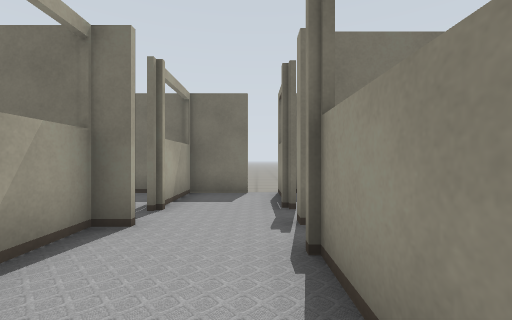
[1] (above)

24 first-person views from a walk through a Gazebo world. The camera is 0.94 m above the floor, looks level and sees 90° across. Floor lines are 1 m apart. The floor is counted in squares, 1 m on a side. Each view is taken from the middle of a square. On the plan, view 1 faces up. The plan holds only what a view shows up to about 10 squares ahead; the rest is blank. The place goes on beyond the plan. Robots are left out. Simple patterns stand in for the simulator's built-in surfaces.

[2]
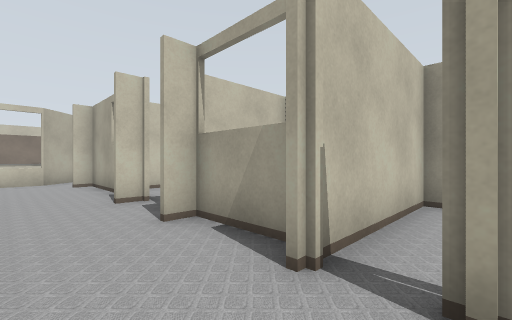

[3]
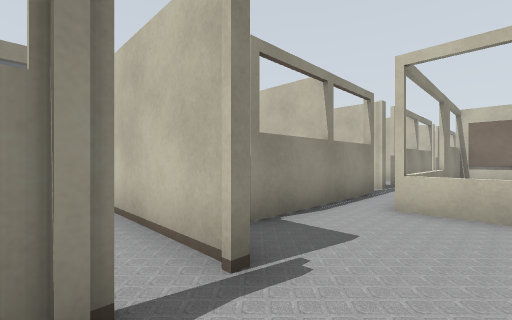

[4]
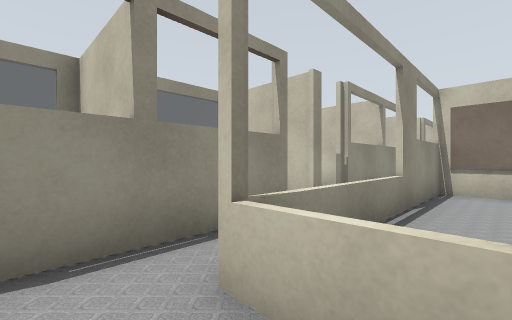

[5]
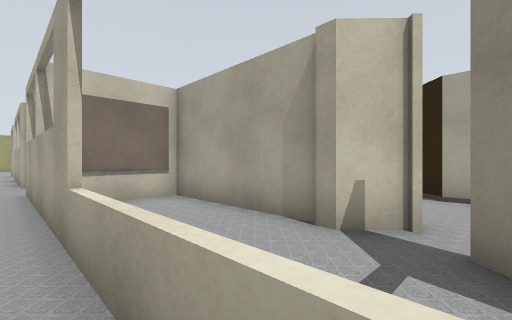

[6]
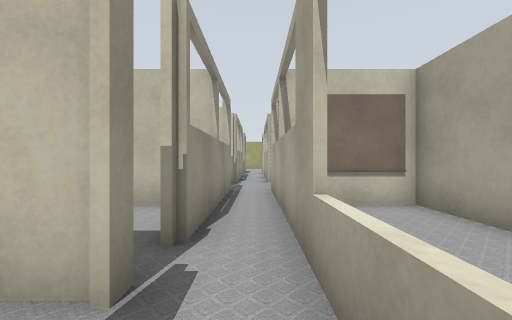

[7]
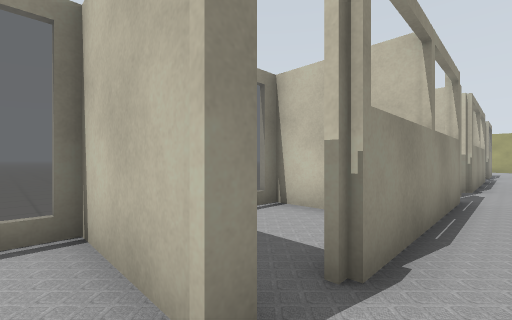

[8]
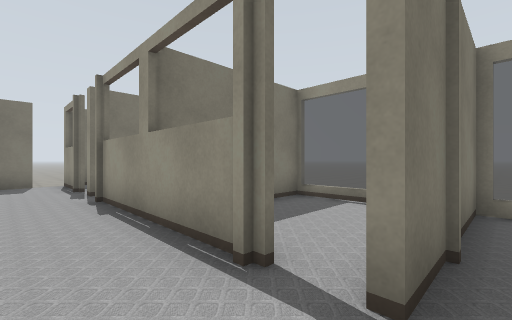

[9]
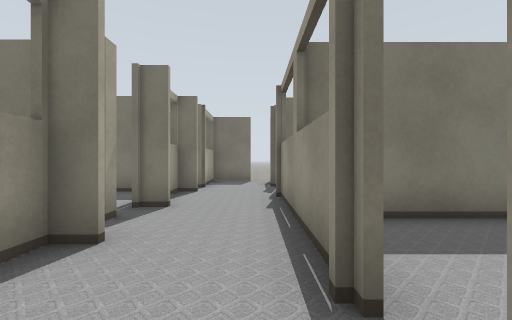

[10]
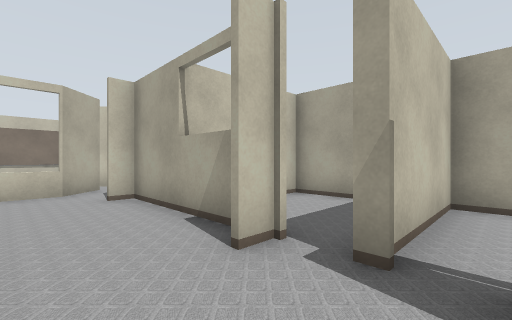

[11]
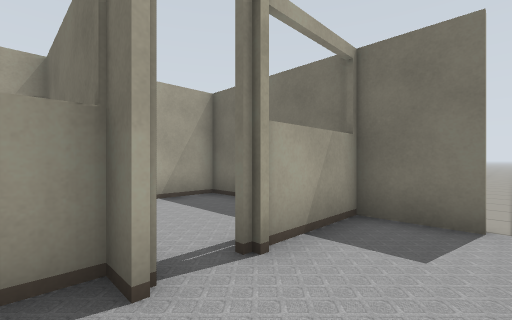

[12]
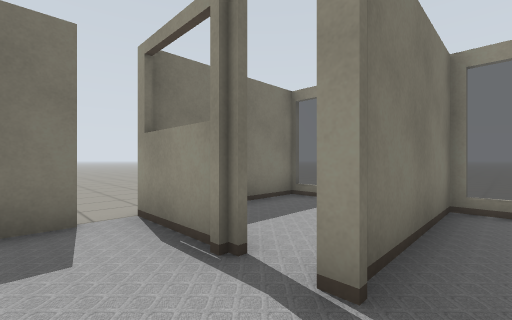

[13]
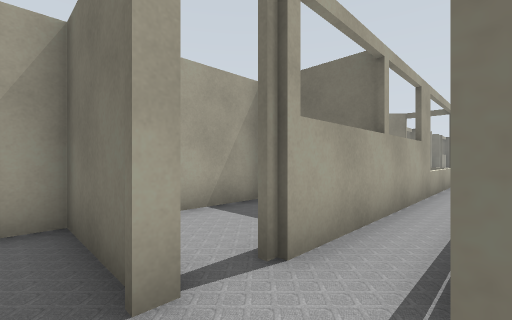

[14]
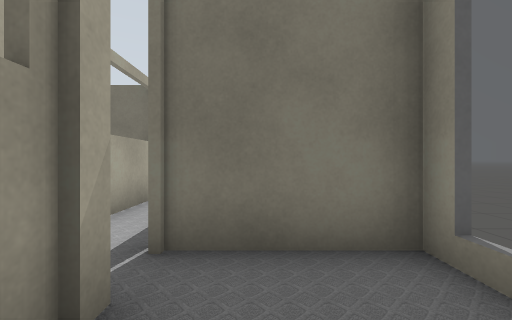

[15]
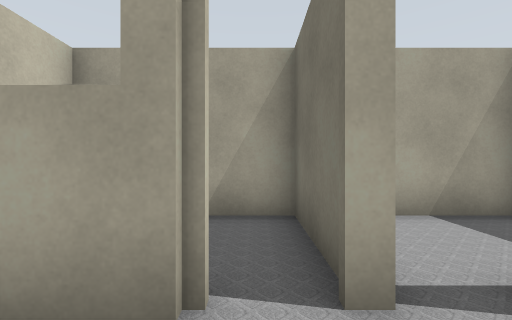

[16]
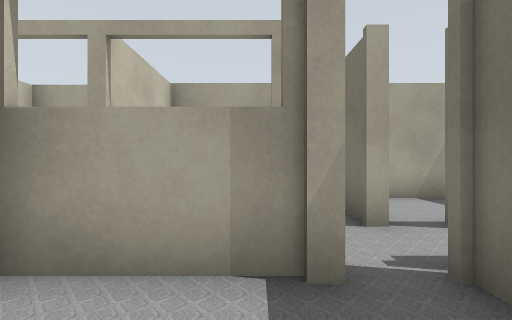

[17]
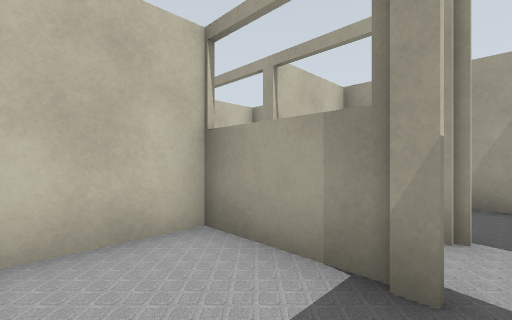

[18]
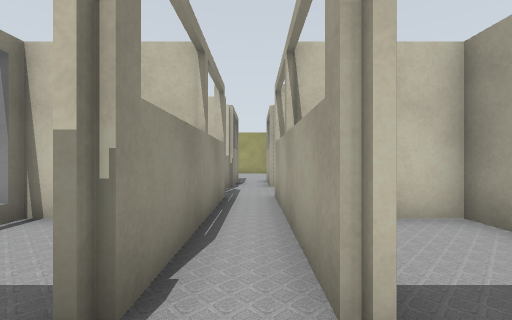

[19]
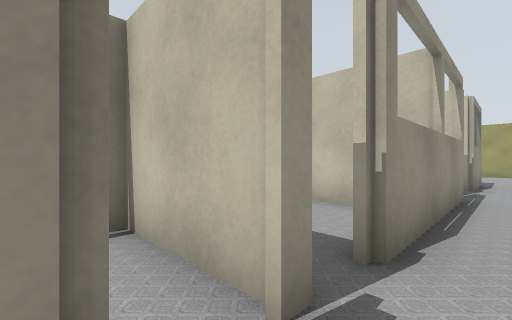

[20]
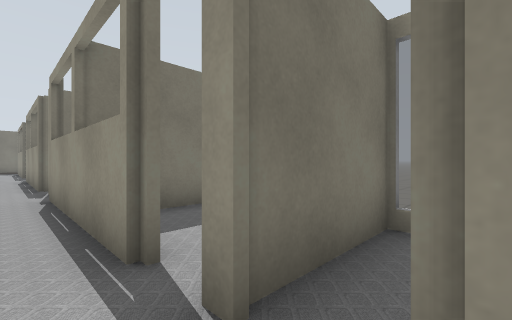

[21]
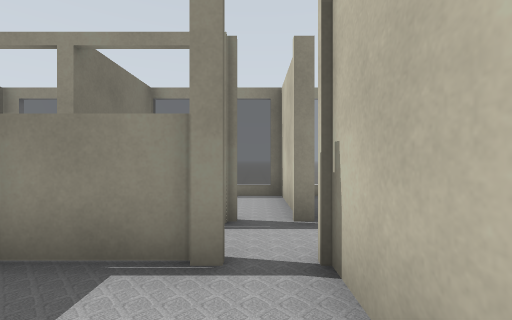

[22]
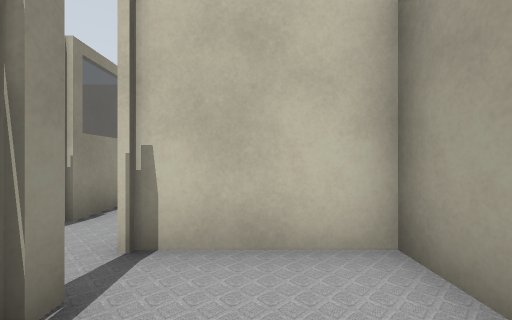

[23]
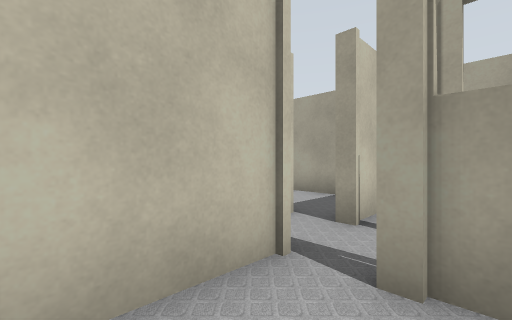

[24]
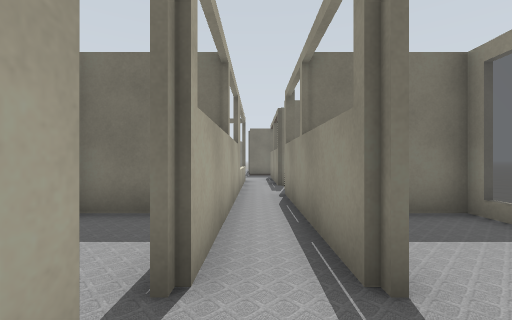

### Floor plan
Key: @ floor where view 1 was taken; # wall or solid block; x gap in a wall; . floor; = window, fence, low wall or low ledge.
Columns run from 7 left of view 1 to 5 right of it. Each row starts with its distance up from view 1.
 12        ...
 11        ...
 10        ...
  9        ..
  8        ..
  7  ######x#####
  6  #...#..#..
  5  #...x..x..
  4  #####..####
  3      #..#
  2      #..#
  1 #   ##..#
  0 #   #..@#####
 -1     ##..#...=
 -2      #..#...=
 -3  #   #......
 -4  #   #..#####
 -5      #...#
 -6      #...#
 -7      ##=.####
 -8      ##=.#
 -9 ##   #.=.#
-10 #    #.=....=
-11      #.#.####
-12      #.#.x.
-13      #.#.#.
-14      ###.###
-15      #.#.#.#
-16      #.#.#.
-17      #.x.x.
-18     ####.####
-19     #.......=
-20     #..#.#..
-21      ..#.#..
-22      ###.####
-23       .#.#..
-24        #.#..
-25     #.......=
-26     ####.####
-27        x.x

Where each view was taken, in squares from view 1:
view 1: 0 up, 0 right, facing up
view 2: 5 up, 0 right, facing down-left
view 3: 2 down, 1 left, facing down-right
view 4: 6 down, 1 left, facing down-right
view 5: 8 down, 1 right, facing down-left
view 6: 9 down, 1 right, facing down
view 7: 10 down, 1 right, facing down-right
view 8: 4 down, 1 left, facing up-right
view 9: 4 down, 0 right, facing up
view 10: 1 up, 0 right, facing down-left
view 11: 3 up, 0 right, facing up-left
view 12: 3 up, 1 left, facing up-right
view 13: 19 down, 2 right, facing up-left
view 14: 21 down, 3 right, facing up
view 15: 19 down, 2 right, facing left
view 16: 20 down, 4 right, facing left
view 17: 19 down, 4 right, facing down-left
view 18: 18 down, 1 right, facing down
view 19: 17 down, 1 right, facing down-right
view 20: 27 down, 1 right, facing up-right
view 21: 25 down, 2 left, facing right
view 22: 23 down, 1 left, facing down
view 23: 24 down, 4 right, facing down-left
view 24: 19 down, 1 right, facing up
